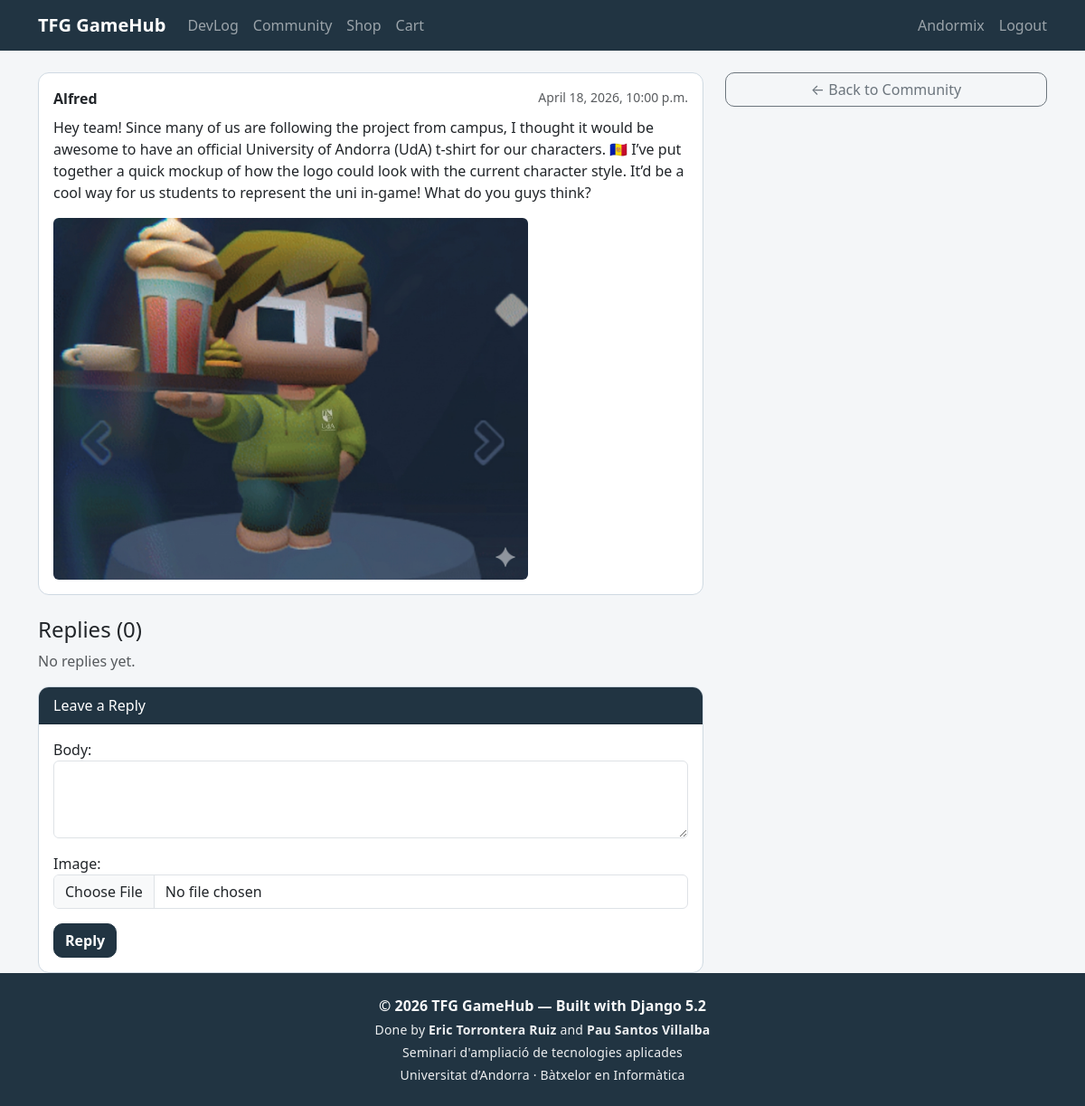
Screenshot of /social/1/ (signed in) with the database file from the repository.
### social/models.py (models this page shows, shortened)
class Post(models.Model):
    user = models.ForeignKey(
        settings.AUTH_USER_MODEL,
        on_delete=models.CASCADE,
        related_name='social_posts'
    )
    body = models.TextField()
    image = models.ImageField(upload_to='social/%Y/%m/%d/', blank=True)
    created = models.DateTimeField(auto_now_add=True)
    updated = models.DateTimeField(auto_now=True)
    class Meta:
        ordering = ['-created']
        indexes = [models.Index(fields=['-created'])]

### social/views.py (the view, shortened to what this page needs)
# urls.py: path('<int:pk>/', views.post_detail, name='post_detail'),
def post_detail(request, pk):
    post = get_object_or_404(Post, pk=pk)
    replies = post.replies.all()
    form = ReplyForm()
    return render(
        request,
        'social/post_detail.html',
        {'post': post, 'replies': replies, 'form': form}
    )

### social/forms.py
class ReplyForm(forms.ModelForm):
    class Meta:
        model = Reply
        fields = ['body', 'image']
        widgets = {'body': forms.Textarea(attrs={'rows': 3, 'class': 'form-control'})}
    def __init__(self, *args, **kwargs):
        super().__init__(*args, **kwargs)
        self.fields['image'].widget.attrs.update({'class': 'form-control'})

### cart/cart.py (called while the page is built)
    def __len__(self):
        return sum(item['quantity'] for item in self.cart.values())

### cart/context_processors.py (called while the page is built)
def cart(request):
    return {'cart': Cart(request)}

### social/templates/social/post_detail.html (shortened to what this page needs)
{% extends "base.html" %}
{% block content %}
<div class="row">
  <div class="col-md-8">
    <div class="card mb-4">
      <div class="card-body">
        <div class="d-flex justify-content-between">
          <strong>{{ post.user.username }}</strong>
          <small class="text-muted">{{ post.created|date:"N j, Y, g:i a" }}</small>
        </div>
        <p class="mt-2">{{ post.body }}</p>
        {% if post.image %}
          <img src="{{ post.image.url }}" class="img-fluid rounded" style="max-height:400px;">
        {% endif %}
      </div>
    </div>
    <h4>Replies ({{ replies.count }})</h4>
    {% for reply in replies %}
      <div class="card mb-3 ms-3">
        <div class="card-body">
          <div class="d-flex justify-content-between">
            <strong>{{ reply.user.username }}</strong>
            <small class="text-muted">{{ reply.created|date:"N j, Y, g:i a" }}</small>
          </div>
          <p class="mt-2 mb-1">{{ reply.body }}</p>
          {% if reply.image %}
            <img src="{{ reply.image.url }}" class="img-fluid rounded" style="max-height:200px;">
          {% endif %}
        </div>
      </div>
    {% empty %}
      <p class="text-muted">No replies yet.</p>
    {% endfor %}
    {% if request.user.is_authenticated %}
      <div class="card mt-3">
        <div class="card-header">Leave a Reply</div>
        <div class="card-body">
          <form method="post" enctype="multipart/form-data">
            {{ form.as_p }}
            <button type="submit" class="btn btn-primary">Reply</button>
          </form>
        </div>
      </div>
    {% else %}
      <p class="text-muted mt-3">
        <a href="{% url 'login' %}">Log in</a> to leave a reply.
      </p>
    {% endif %}
  </div>
  <div class="col-md-4">
    <a href="{% url 'social:post_list' %}" class="btn btn-outline-secondary w-100">← Back to Community</a>
  </div>
</div>
{% endblock %}

### templates/base.html (shortened to what this page needs)
<!DOCTYPE html>
<html lang="en">
<head>
  <link rel="stylesheet" href="https://cdn.jsdelivr.net/npm/bootstrap@5.3.3/dist/css/bootstrap.min.css">
</head>
<body>
  <nav class="navbar navbar-expand-lg navbar-dark custom-bar">
    <div class="container">
      <a class="navbar-brand fw-bold" href="{% url 'devlog:post_list' %}">TFG GameHub</a>
      <div class="collapse navbar-collapse" id="navbarNav">
        <ul class="navbar-nav me-auto">
          <li class="nav-item"><a class="nav-link" href="{% url 'devlog:post_list' %}">DevLog</a></li>
          <li class="nav-item"><a class="nav-link" href="{% url 'social:post_list' %}">Community</a></li>
          <li class="nav-item"><a class="nav-link" href="{% url 'shop:product_list' %}">Shop</a></li>
          <li class="nav-item">
            <a class="nav-link" href="{% url 'cart:cart_detail' %}">
              Cart
            </a>
          </li>
        </ul>
        <ul class="navbar-nav ms-auto d-flex flex-row align-items-center gap-2">
          {% if request.user.is_authenticated %}
            <li class="nav-item">
              <a class="nav-link" href="{% url 'dashboard' %}">{{ request.user.username }}</a>
            </li>
            <li class="nav-item">
              <form method="post" action="{% url 'logout' %}" class="m-0">
                <button type="submit" class="nav-link btn btn-link p-0 border-0 logout-btn">Logout</button>
              </form>
            </li>
          {% else %}
            <li class="nav-item"><a class="nav-link" href="{% url 'login' %}">Login</a></li>
            <li class="nav-item"><a class="nav-link" href="{% url 'register' %}">Register</a></li>
          {% endif %}
        </ul>
      </div>
    </div>
  </nav>
  <main class="container mt-4 page-content">
    {% block content %}{% endblock %}
  </main>
  <footer class="text-light py-4 custom-bar">
    <div class="container text-center">
      <p class="mb-1 fw-semibold">&copy; 2026 TFG GameHub — Built with Django 5.2</p>
      <p class="mb-1 small footer-meta">Done by <strong>Eric Torrontera Ruiz</strong> and <strong>Pau Santos Villalba</strong></p>
      <p class="mb-1 small footer-meta">Seminari d'ampliació de tecnologies aplicades</p>
      <p class="mb-0 small footer-meta">Universitat d’Andorra · Bàtxelor en Informàtica</p>
    </div>
  </footer>
</body>
</html>

### templates/base.html (style rules this page uses)
html, body { height: 100%; }
body { min-height: 100vh; display: flex; flex-direction: column; background-color: #f4f6f8; }
.page-content { flex: 1; }
.custom-bar { background-color: #213442 !important; }
.logout-btn { line-height: 1.5; color: rgba(255, 255, 255, 0.55); text-decoration: none; }
.footer-meta { opacity: 0.95; letter-spacing: 0.2px; }
.card { border: 1px solid #cfd9e2; border-radius: 12px; overflow: hidden; }
.card-header { background-color: #213442; color: #fff; border-bottom: 1px solid #1a2a36; }
.btn-primary, .btn-theme { background-color: #213442; border-color: #213442; color: #fff; border-radius: 10px; font-weight: 600; }
.btn-outline-secondary { border-radius: 10px; }

### rows the page displays
Post: user.username "Alfred", created "April 18, 2026, 10:00 p.m.", body "Hey team! Since many of us are following the project from campus, I thought it would be awesome to have an official University of Andorra (UdA) t-shirt for our characters. 🇦🇩 I’ve put together a quick mockup of how the logo could look with the current character style. It’d be a cool way for us students to represent the uni in-game! What do you guys think?", image (picture), count "0"

### other values shown
{{ request.user.username }} "Andormix"
